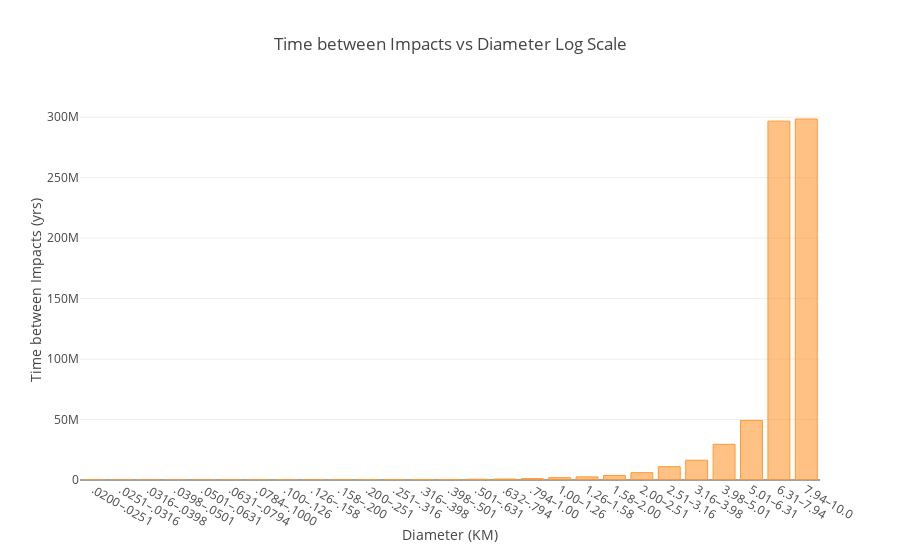

Write notebook code for a chart like this one.
### Markdown cell above
### Time Between Impacts

### Code cell
df.set_index('range_diameter')['time_between_impacts'].iplot(kind='bar',
                                                      layout=dict(yaxis=dict(title='Time between Impacts (yrs)'),
                                                                 xaxis=dict(title='Diameter (KM)'),
                                                      title="Time between Impacts vs Diameter Log Scale"))

### Figure 1 — Plotly figure (JSON) as saved in the notebook; plotly's stock layout.template omitted (floating-point values rounded to 4 significant figures)
{"data": [{"marker": {"color": "rgba(255, 153, 51, 0.6)", "line": {"color": "rgba(255, 153, 51, 1.0)", "width": 1}}, "name": "time_between_impacts", "orientation": "v", "text": "", "type": "bar", "uid": "b57d26fa-9a55-4d40-b80c-e3123d76f0ad", "x": [".0200–.0251", ".0251–.0316", ".0316–.0398", ".0398–.0501", ".0501–.0631", ".0631–.0794", ".0784–.1000", ".100–.126", ".126–.158", ".158–.200", ".200–.251", ".251–.316", ".316–.398", ".398–.501", ".501–.631", ".632–.794", ".794–1.00", "1.00–1.26", "1.26–1.58", "1.58–2.00", "2.00–2.51", "2.51–3.16", "3.16–3.98", "3.98–5.01", "5.01–6.31", "6.31–7.94", "7.94–10.0"], "y": [211.4, 446.4, 1145.0, 2288.0, 5181.0, 11590.0, 24880.0, 46300.0, 80650.0, 128700.0, 178300.0, 245100.0, 339000.0, 434800.0, 595200.0, 806500.0, 1142000.0, 1957000.0, 2584000.0, 3745000.0, 6061000.0, 10990000.0, 16370000.0, 29500000.0, 49260000.0, 296700000.0, 298500000.0]}], "layout": {"title": {"text": "Time between Impacts vs Diameter Log Scale"}, "xaxis": {"title": {"text": "Diameter (KM)"}}, "yaxis": {"title": {"text": "Time between Impacts (yrs)"}}}}
